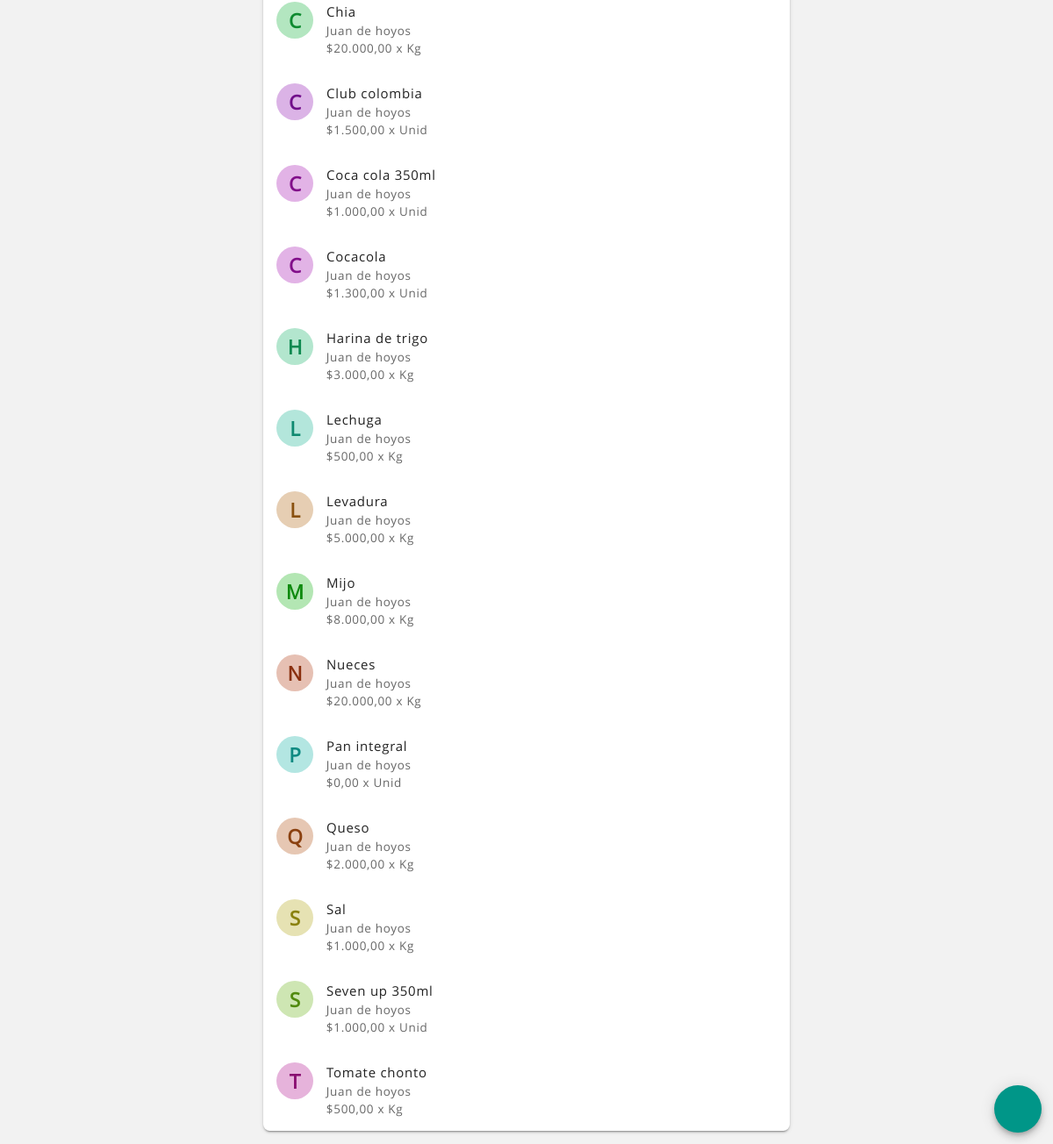
Page /ingredientes_ver.php (signed in, lower part) on the earlier database version.
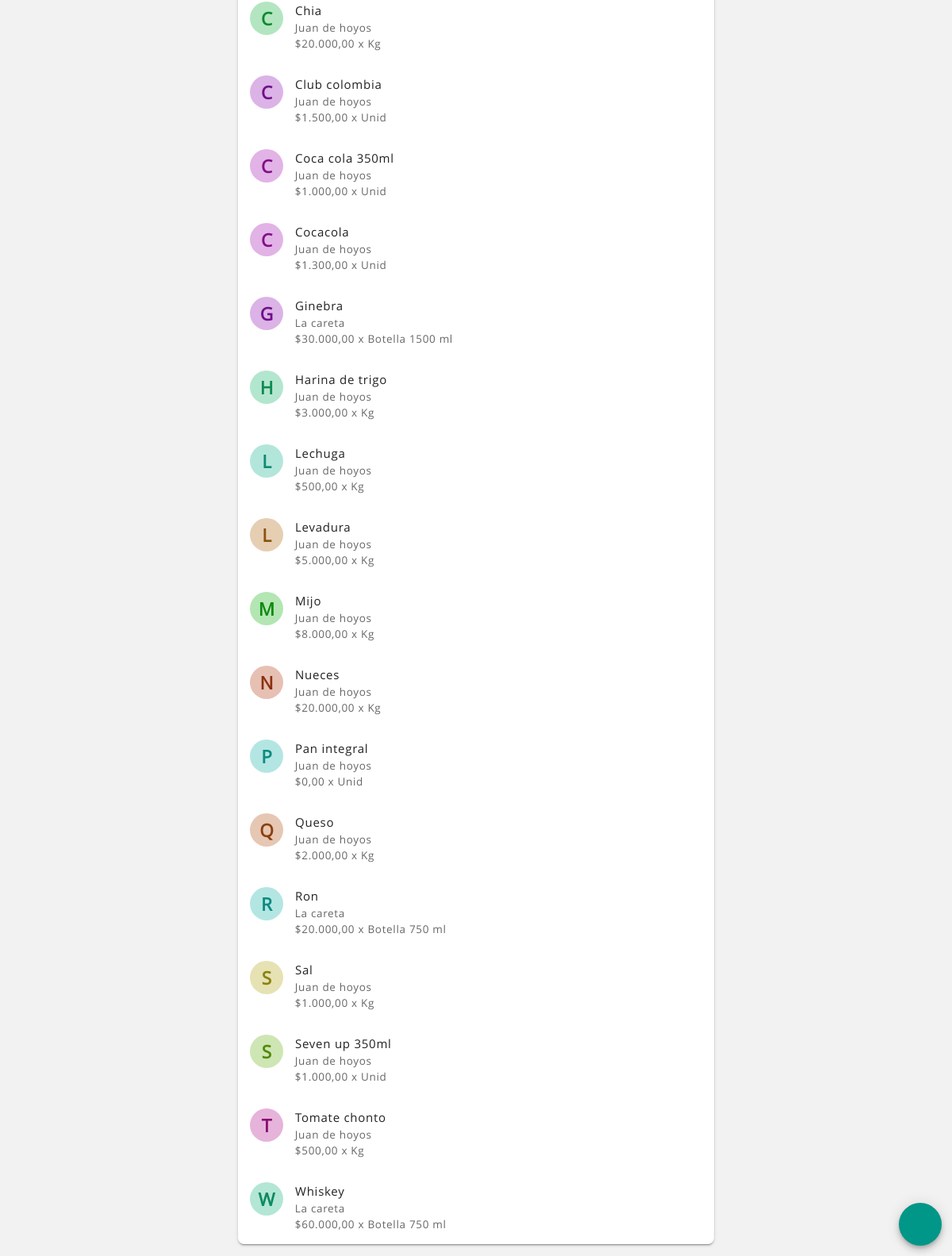
Same page on the later database version.
### tables this page shows
CREATE TABLE `ingrediente` (
  `ingrediente_id` int(11) NOT NULL,
  `fecha_alta` datetime NOT NULL,
  `fecha_mod` datetime NOT NULL,
  `fecha_baja` datetime NOT NULL,
  `usuario_alta` int(11) NOT NULL,
  `usuario_mod` int(11) NOT NULL,
  `usuario_baja` int(11) NOT NULL,
  `estado` text NOT NULL,
  `ingrediente` text NOT NULL,
  `tipo` text NOT NULL,
  `unidad_minima` text NOT NULL,
  `unidad_compra` text NOT NULL,
  `costo_unidad_minima` text NOT NULL,
  `costo_unidad_compra` text NOT NULL,
  `preparacion` text NOT NULL,
  `cantidad_unidad_compra` text NOT NULL,
  `proveedor_id` int(11) NOT NULL,
  `productor_id` text NOT NULL
);

CREATE TABLE `proveedor` (
  `proveedor_id` int(11) NOT NULL,
  `fecha_alta` datetime NOT NULL,
  `fecha_mod` datetime NOT NULL,
  `fecha_baja` datetime NOT NULL,
  `usuario_alta` int(11) NOT NULL,
  `usuario_mod` int(11) NOT NULL,
  `usuario_baja` int(11) NOT NULL,
  `estado` text NOT NULL,
  `proveedor` text NOT NULL,
  `documento_tipo` text NOT NULL,
  `documento_numero` text NOT NULL,
  `tipo` text NOT NULL,
  `correo` text NOT NULL,
  `contacto` text NOT NULL,
  `telefono` text NOT NULL,
  `direccion` text NOT NULL,
  `cuenta_bancaria` text NOT NULL,
  `imagen` text NOT NULL,
  `imagen_nombre` text NOT NULL
);

### sis/avatar_color.php (called while the page is built)
<?php
$pla = ord(strtolower($avatar_nombre[0]));
$ula = ord(substr($avatar_nombre, -1));
$lca = strlen($avatar_nombre);
$sca = $pla + $ula + $lca + $avatar_id;
$sca = $sca << 5;
$ab_hue = $sca;
$ab_sat = "50%";
$ab_lig = "80%";
$at_hue = $sca;
$at_sat = "80%";
$at_lig = "30%";
?>

### ingredientes_ver.php (the view, shortened to what this page needs)
<?php
include ("sis/nombre_sesion.php");
?>
<?php
if(isset($_POST['body_snack'])) $body_snack = $_POST['body_snack']; elseif(isset($_GET['body_snack'])) $body_snack = $_GET['body_snack']; else $body_snack = null;
?>
<!DOCTYPE html>
<html lang="es">
<head>
    <?php
    include ("partes/head.php");
    ?>
</head>
<body <?php echo $body_snack; ?>>
<main class="rdm--contenedor-toolbar">
    <?php
    $consulta = $conexion->query("SELECT * FROM ingrediente WHERE tipo = 'comprado' and estado = 'activo' ORDER BY ingrediente");
    if ($consulta->num_rows == 0)
    {
        ?>
        <div class="rdm-vacio--caja">
            <i class="zmdi zmdi-alert-circle-o zmdi-hc-4x"></i>
            <p class="rdm-tipografia--subtitulo1">No se han agregado ingredientes</p>
            <p class="rdm-tipografia--cuerpo1--margen-ajustada">Los ingredientes son todos los elementos de los que están hechos los productos o servicios que vendes, por ejemplo: una hamburguesa está hecha de pan, carne y lechuga, etc.</p>
        </div>
        <?php
    }
    else
    {   ?>
        <section class="rdm-lista">
        <?php
        while ($fila = $consulta->fetch_assoc())
        {
            $ingrediente_id = $fila['ingrediente_id'];
            $ingrediente = $fila['ingrediente'];
            $unidad_compra = $fila['unidad_compra'];
            $costo_unidad_compra = $fila['costo_unidad_compra'];
            $proveedor_id = $fila['proveedor_id'];
            $avatar_id = $ingrediente_id;
            $avatar_nombre = "$ingrediente";
            include ("sis/avatar_color.php");
            $imagen = '<div class="rdm-lista--avatar-color" style="background-color: hsl('.$ab_hue.', '.$ab_sat.', '.$ab_lig.'); color: hsl('.$at_hue.', '.$at_sat.', '.$at_lig.');"><span class="rdm-lista--avatar-texto">'.strtoupper(substr($avatar_nombre, 0, 1)).'</span></div>';
            $consulta2 = $conexion->query("SELECT * FROM proveedor WHERE proveedor_id = '$proveedor_id'");
            if ($filas2 = $consulta2->fetch_assoc())
            {
                $proveedor = $filas2['proveedor'];
            }
            else
            {
                $proveedor = "";
            }
            ?>
            <a href="ingredientes_detalle.php?ingrediente_id=<?php echo "$ingrediente_id"; ?>">
                <article class="rdm-lista--item-doble">
                    <div class="rdm-lista--izquierda">
                        <div class="rdm-lista--contenedor">
                            <?php echo "$imagen"; ?>
                        </div>
                        <div class="rdm-lista--contenedor">
                            <h2 class="rdm-lista--titulo"><?php echo ucfirst($ingrediente); ?></h2>
                            <h2 class="rdm-lista--texto-secundario"><?php echo ucfirst($proveedor); ?></h2>
                            <h2 class="rdm-lista--texto-secundario">$<?php echo number_format($costo_unidad_compra, 2, ",", "."); ?> x <?php echo ucfirst($unidad_compra); ?></h2>
                        </div>
                    </div>
                </article>
            </a>
        <?php
        }
        ?>
        </section>
    <?php
    }
    ?>
</main>
<footer>
    <a href="ingredientes_agregar.php"><button class="rdm-boton--fab" ><i class="zmdi zmdi-plus zmdi-hc-2x"></i></button></a>
</footer>
</body>
</html>

Differences in the rows shown:
added ingrediente: ingrediente "G", ingrediente "Ginebra", proveedor.proveedor "La careta", costo_unidad_compra "30.000,00", unidad_compra "Botella 1500 ml"
added ingrediente: ingrediente "R", ingrediente "Ron", proveedor.proveedor "La careta", costo_unidad_compra "20.000,00", unidad_compra "Botella 750 ml"
added ingrediente: ingrediente "W", ingrediente "Whiskey", proveedor.proveedor "La careta", costo_unidad_compra "60.000,00", unidad_compra "Botella 750 ml"
